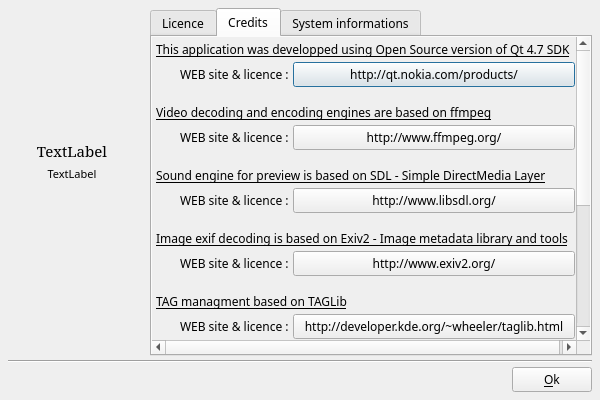
<?xml version="1.0" encoding="UTF-8"?>
<ui version="4.0">
 <class>DlgAbout</class>
 <widget class="QDialog" name="DlgAbout">
  <property name="geometry">
   <rect>
    <x>0</x>
    <y>0</y>
    <width>600</width>
    <height>400</height>
   </rect>
  </property>
  <property name="minimumSize">
   <size>
    <width>600</width>
    <height>400</height>
   </size>
  </property>
  <property name="font">
   <font>
    <family>Sans Serif</family>
    <pointsize>9</pointsize>
   </font>
  </property>
  <property name="windowTitle">
   <string>About</string>
  </property>
  <layout class="QVBoxLayout" name="verticalLayout">
   <property name="spacing">
    <number>4</number>
   </property>
   <property name="margin">
    <number>8</number>
   </property>
   <item>
    <layout class="QGridLayout" name="gridLayout">
     <item row="0" column="0">
      <widget class="QLabel" name="label">
       <property name="sizePolicy">
        <sizepolicy hsizetype="Fixed" vsizetype="Fixed">
         <horstretch>0</horstretch>
         <verstretch>0</verstretch>
        </sizepolicy>
       </property>
       <property name="minimumSize">
        <size>
         <width>128</width>
         <height>128</height>
        </size>
       </property>
       <property name="maximumSize">
        <size>
         <width>128</width>
         <height>128</height>
        </size>
       </property>
       <property name="text">
        <string notr="true"/>
       </property>
       <property name="pixmap">
        <pixmap>:/img/logo_big.png</pixmap>
       </property>
       <property name="scaledContents">
        <bool>true</bool>
       </property>
      </widget>
     </item>
     <item row="3" column="0">
      <spacer name="verticalSpacer">
       <property name="orientation">
        <enum>Qt::Vertical</enum>
       </property>
       <property name="sizeHint" stdset="0">
        <size>
         <width>20</width>
         <height>40</height>
        </size>
       </property>
      </spacer>
     </item>
     <item row="0" column="1" rowspan="4">
      <layout class="QVBoxLayout" name="verticalLayout_2">
       <property name="leftMargin">
        <number>10</number>
       </property>
       <item>
        <widget class="QTabWidget" name="tabWidget">
         <property name="currentIndex">
          <number>1</number>
         </property>
         <widget class="QWidget" name="tab_2">
          <attribute name="title">
           <string>Licence</string>
          </attribute>
          <layout class="QVBoxLayout" name="verticalLayout_4">
           <property name="spacing">
            <number>4</number>
           </property>
           <property name="margin">
            <number>4</number>
           </property>
           <item>
            <widget class="QLabel" name="label_18">
             <property name="text">
              <string>Copyright (C) 2011-2012 Dominique Levray</string>
             </property>
            </widget>
           </item>
           <item>
            <widget class="QLabel" name="label_19">
             <property name="text">
              <string>This software is licensed under the GPL version 2 :</string>
             </property>
            </widget>
           </item>
           <item>
            <widget class="QPlainTextEdit" name="plainTextEdit">
             <property name="plainText">
              <string notr="true">GNU GENERAL PUBLIC LICENSE

Version 2, June 1991

Copyright (C) 1989, 1991 Free Software Foundation, Inc., 51 Franklin Street, Fifth Floor, Boston, MA 02110-1301 USA Everyone is permitted to copy and distribute verbatim copies of this license document, but changing it is not allowed.

Preamble
The licenses for most software are designed to take away your freedom to share and change it. By contrast, the GNU General Public License is intended to guarantee your freedom to share and change free software--to make sure the software is free for all its users. This General Public License applies to most of the Free Software Foundation's software and to any other program whose authors commit to using it. (Some other Free Software Foundation software is covered by the GNU Lesser General Public License instead.) You can apply it to your programs, too.
When we speak of free software, we are referring to freedom, not price. Our General Public Licenses are designed to make sure that you have the freedom to distribute copies of free software (and charge for this service if you wish), that you receive source code or can get it if you want it, that you can change the software or use pieces of it in new free programs; and that you know you can do these things.
To protect your rights, we need to make restrictions that forbid anyone to deny you these rights or to ask you to surrender the rights. These restrictions translate to certain responsibilities for you if you distribute copies of the software, or if you modify it.
For example, if you distribute copies of such a program, whether gratis or for a fee, you must give the recipients all the rights that you have. You must make sure that they, too, receive or can get the source code. And you must show them these terms so they know their rights.
We protect your rights with two steps: (1) copyright the software, and (2) offer you this license which gives you legal permission to copy, distribute and/or modify the software.
Also, for each author's protection and ours, we want to make certain that everyone understands that there is no warranty for this free software. If the software is modified by someone else and passed on, we want its recipients to know that what they have is not the original, so that any problems introduced by others will not reflect on the original authors' reputations.
Finally, any free program is threatened constantly by software patents. We wish to avoid the danger that redistributors of a free program will individually obtain patent licenses, in effect making the program proprietary. To prevent this, we have made it clear that any patent must be licensed for everyone's free use or not licensed at all.
The precise terms and conditions for copying, distribution and modification follow.

GNU GENERAL PUBLIC LICENSE

TERMS AND CONDITIONS FOR COPYING, DISTRIBUTION AND MODIFICATION
0. This License applies to any program or other work which contains a notice placed by the copyright holder saying it may be distributed under the terms of this General Public License. The &quot;Program&quot;, below, refers to any such program or work, and a &quot;work based on the Program&quot; means either the Program or any derivative work under copyright law: that is to say, a work containing the Program or a portion of it, either verbatim or with modifications and/or translated into another language. (Hereinafter, translation is included without limitation in the term &quot;modification&quot;.) Each licensee is addressed as &quot;you&quot;.
Activities other than copying, distribution and modification are not covered by this License; they are outside its scope. The act of running the Program is not restricted, and the output from the Program is covered only if its contents constitute a work based on the Program (independent of having been made by running the Program). Whether that is true depends on what the Program does.

1. You may copy and distribute verbatim copies of the Program's source code as you receive it, in any medium, provided that you conspicuously and appropriately publish on each copy an appropriate copyright notice and disclaimer of warranty; keep intact all the notices that refer to this License and to the absence of any warranty; and give any other recipients of the Program a copy of this License along with the Program.
You may charge a fee for the physical act of transferring a copy, and you may at your option offer warranty protection in exchange for a fee.

2. You may modify your copy or copies of the Program or any portion of it, thus forming a work based on the Program, and copy and distribute such modifications or work under the terms of Section 1 above, provided that you also meet all of these conditions:
a) You must cause the modified files to carry prominent notices stating that you changed the files and the date of any change.
b) You must cause any work that you distribute or publish, that in whole or in part contains or is derived from the Program or any part thereof, to be licensed as a whole at no charge to all third parties under the terms of this License.
c) If the modified program normally reads commands interactively when run, you must cause it, when started running for such interactive use in the most ordinary way, to print or display an announcement including an appropriate copyright notice and a notice that there is no warranty (or else, saying that you provide a warranty) and that users may redistribute the program under these conditions, and telling the user how to view a copy of this License. (Exception: if the Program itself is interactive but does not normally print such an announcement, your work based on the Program is not required to print an announcement.)
These requirements apply to the modified work as a whole. If identifiable sections of that work are not derived from the Program, and can be reasonably considered independent and separate works in themselves, then this License, and its terms, do not apply to those sections when you distribute them as separate works. But when you distribute the same sections as part of a whole which is a work based on the Program, the distribution of the whole must be on the terms of this License, whose permissions for other licensees extend to the entire whole, and thus to each and every part regardless of who wrote it.
Thus, it is not the intent of this section to claim rights or contest your rights to work written entirely by you; rather, the intent is to exercise the right to control the distribution of derivative or collective works based on the Program.
In addition, mere aggregation of another work not based on the Program with the Program (or with a work based on the Program) on a volume of a storage or distribution medium does not bring the other work under the scope of this License.

3. You may copy and distribute the Program (or a work based on it, under Section 2) in object code or executable form under the terms of Sections 1 and 2 above provided that you also do one of the following:
a) Accompany it with the complete corresponding machine-readable source code, which must be distributed under the terms of Sections 1 and 2 above on a medium customarily used for software interchange; or,
b) Accompany it with a written offer, valid for at least three years, to give any third party, for a charge no more than your cost of physically performing source distribution, a complete machine-readable copy of the corresponding source code, to be distributed under the terms of Sections 1 and 2 above on a medium customarily used for software interchange; or,
c) Accompany it with the information you received as to the offer to distribute corresponding source code. (This alternative is allowed only for noncommercial distribution and only if you received the program in object code or executable form with such an offer, in accord with Subsection b above.)
The source code for a work means the preferred form of the work for making modifications to it. For an executable work, complete source code means all the source code for all modules it contains, plus any associated interface definition files, plus the scripts used to control compilation and installation of the executable. However, as a special exception, the source code distributed need not include anything that is normally distributed (in either source or binary form) with the major components (compiler, kernel, and so on) of the operating system on which the executable runs, unless that component itself accompanies the executable.
If distribution of executable or object code is made by offering access to copy from a designated place, then offering equivalent access to copy the source code from the same place counts as distribution of the source code, even though third parties are not compelled to copy the source along with the object code.

4. You may not copy, modify, sublicense, or distribute the Program except as expressly provided under this License. Any attempt otherwise to copy, modify, sublicense or distribute the Program is void, and will automatically terminate your rights under this License. However, parties who have received copies, or rights, from you under this License will not have their licenses terminated so long as such parties remain in full compliance.

5. You are not required to accept this License, since you have not signed it. However, nothing else grants you permission to modify or distribute the Program or its derivative works. These actions are prohibited by law if you do not accept this License. Therefore, by modifying or distributing the Program (or any work based on the Program), you indicate your acceptance of this License to do so, and all its terms and conditions for copying, distributing or modifying the Program or works based on it.

6. Each time you redistribute the Program (or any work based on the Program), the recipient automatically receives a license from the original licensor to copy, distribute or modify the Program subject to these terms and conditions. You may not impose any further restrictions on the recipients' exercise of the rights granted herein. You are not responsible for enforcing compliance by third parties to this License.

7. If, as a consequence of a court judgment or allegation of patent infringement or for any other reason (not limited to patent issues), conditions are imposed on you (whether by court order, agreement or otherwise) that contradict the conditions of this License, they do not excuse you from the conditions of this License. If you cannot distribute so as to satisfy simultaneously your obligations under this License and any other pertinent obligations, then as a consequence you may not distribute the Program at all. For example, if a patent license would not permit royalty-free redistribution of the Program by all those who receive copies directly or indirectly through you, then the only way you could satisfy both it and this License would be to refrain entirely from distribution of the Program.
If any portion of this section is held invalid or unenforceable under any particular circumstance, the balance of the section is intended to apply and the section as a whole is intended to apply in other circumstances.
It is not the purpose of this section to induce you to infringe any patents or other property right claims or to contest validity of any such claims; this section has the sole purpose of protecting the integrity of the free software distribution system, which is implemented by public license practices. Many people have made generous contributions to the wide range of software distributed through that system in reliance on consistent application of that system; it is up to the author/donor to decide if he or she is willing to distribute software through any other system and a licensee cannot impose that choice.
This section is intended to make thoroughly clear what is believed to be a consequence of the rest of this License.

8. If the distribution and/or use of the Program is restricted in certain countries either by patents or by copyrighted interfaces, the original copyright holder who places the Program under this License may add an explicit geographical distribution limitation excluding those countries, so that distribution is permitted only in or among countries not thus excluded. In such case, this License incorporates the limitation as if written in the body of this License.

9. The Free Software Foundation may publish revised and/or new versions of the General Public License from time to time. Such new versions will be similar in spirit to the present version, but may differ in detail to address new problems or concerns.
Each version is given a distinguishing version number. If the Program specifies a version number of this License which applies to it and &quot;any later version&quot;, you have the option of following the terms and conditions either of that version or of any later version published by the Free Software Foundation. If the Program does not specify a version number of this License, you may choose any version ever published by the Free Software Foundation.

10. If you wish to incorporate parts of the Program into other free programs whose distribution conditions are different, write to the author to ask for permission. For software which is copyrighted by the Free Software Foundation, write to the Free Software Foundation; we sometimes make exceptions for this. Our decision will be guided by the two goals of preserving the free status of all derivatives of our free software and of promoting the sharing and reuse of software generally.

NO WARRANTY

11. BECAUSE THE PROGRAM IS LICENSED FREE OF CHARGE, THERE IS NO WARRANTY FOR THE PROGRAM, TO THE EXTENT PERMITTED BY APPLICABLE LAW. EXCEPT WHEN OTHERWISE STATED IN WRITING THE COPYRIGHT HOLDERS AND/OR OTHER PARTIES PROVIDE THE PROGRAM &quot;AS IS&quot; WITHOUT WARRANTY OF ANY KIND, EITHER EXPRESSED OR IMPLIED, INCLUDING, BUT NOT LIMITED TO, THE IMPLIED WARRANTIES OF MERCHANTABILITY AND FITNESS FOR A PARTICULAR PURPOSE. THE ENTIRE RISK AS TO THE QUALITY AND PERFORMANCE OF THE PROGRAM IS WITH YOU. SHOULD THE PROGRAM PROVE DEFECTIVE, YOU ASSUME THE COST OF ALL NECESSARY SERVICING, REPAIR OR CORRECTION.

12. IN NO EVENT UNLESS REQUIRED BY APPLICABLE LAW OR AGREED TO IN WRITING WILL ANY COPYRIGHT HOLDER, OR ANY OTHER PARTY WHO MAY MODIFY AND/OR REDISTRIBUTE THE PROGRAM AS PERMITTED ABOVE, BE LIABLE TO YOU FOR DAMAGES, INCLUDING ANY GENERAL, SPECIAL, INCIDENTAL OR CONSEQUENTIAL DAMAGES ARISING OUT OF THE USE OR INABILITY TO USE THE PROGRAM (INCLUDING BUT NOT LIMITED TO LOSS OF DATA OR DATA BEING RENDERED INACCURATE OR LOSSES SUSTAINED BY YOU OR THIRD PARTIES OR A FAILURE OF THE PROGRAM TO OPERATE WITH ANY OTHER PROGRAMS), EVEN IF SUCH HOLDER OR OTHER PARTY HAS BEEN ADVISED OF THE POSSIBILITY OF SUCH DAMAGES.
END OF TERMS AND CONDITIONS
How to Apply These Terms to Your New Programs
If you develop a new program, and you want it to be of the greatest possible use to the public, the best way to achieve this is to make it free software which everyone can redistribute and change under these terms.
To do so, attach the following notices to the program. It is safest to attach them to the start of each source file to most effectively convey the exclusion of warranty; and each file should have at least the &quot;copyright&quot; line and a pointer to where the full notice is found.
&lt;one line to give the program's name and a brief idea of what it does.&gt;
Copyright (C) &lt;year&gt; &lt;name of author&gt;
This program is free software; you can redistribute it and/or modify it under the terms of the GNU General Public License as published by the Free Software Foundation; either version 2 of the License, or (at your option) any later version.
This program is distributed in the hope that it will be useful, but WITHOUT ANY WARRANTY; without even the implied warranty of MERCHANTABILITY or FITNESS FOR A PARTICULAR PURPOSE. See the GNU General Public License for more details.
You should have received a copy of the GNU General Public License along with this program; if not, write to the Free Software Foundation, Inc., 51 Franklin Street, Fifth Floor, Boston, MA 02110-1301 USA.
Also add information on how to contact you by electronic and paper mail.
If the program is interactive, make it output a short notice like this when it starts in an interactive mode:
Gnomovision version 69, Copyright (C) year name of author
Gnomovision comes with ABSOLUTELY NO WARRANTY; for details type `show w'.
This is free software, and you are welcome to redistribute it under certain conditions; type `show c' for details.
The hypothetical commands `show w' and `show c' should show the appropriate parts of the General Public License. Of course, the commands you use may be called something other than `show w' and `show c'; they could even be mouse-clicks or menu items--whatever suits your program.
You should also get your employer (if you work as a programmer) or your school, if any, to sign a &quot;copyright disclaimer&quot; for the program, if necessary. Here is a sample; alter the names:
Yoyodyne, Inc., hereby disclaims all copyright interest in the program
`Gnomovision' (which makes passes at compilers) written by James Hacker.
&lt;signature of Ty Coon&gt;, 1 April 1989
Ty Coon, President of Vice

This General Public License does not permit incorporating your program into proprietary programs. If your program is a subroutine library, you may consider it more useful to permit linking proprietary applications with the library. If this is what you want to do, use the GNU Lesser General Public License instead of this License.</string>
             </property>
             <property name="textInteractionFlags">
              <set>Qt::TextSelectableByKeyboard|Qt::TextSelectableByMouse</set>
             </property>
            </widget>
           </item>
          </layout>
         </widget>
         <widget class="QWidget" name="tab_3">
          <attribute name="title">
           <string>Credits</string>
          </attribute>
          <layout class="QVBoxLayout" name="verticalLayout_5">
           <property name="spacing">
            <number>0</number>
           </property>
           <property name="margin">
            <number>0</number>
           </property>
           <item>
            <widget class="QScrollArea" name="scrollArea">
             <property name="frameShape">
              <enum>QFrame::NoFrame</enum>
             </property>
             <property name="horizontalScrollBarPolicy">
              <enum>Qt::ScrollBarAsNeeded</enum>
             </property>
             <property name="widgetResizable">
              <bool>true</bool>
             </property>
             <widget class="QWidget" name="scrollAreaWidgetContents">
              <property name="geometry">
               <rect>
                <x>0</x>
                <y>-77</y>
                <width>495</width>
                <height>537</height>
               </rect>
              </property>
              <layout class="QGridLayout" name="gridLayout_2">
               <property name="margin">
                <number>4</number>
               </property>
               <property name="spacing">
                <number>4</number>
               </property>
               <item row="0" column="0" colspan="3">
                <widget class="QLabel" name="label_2">
                 <property name="font">
                  <font>
                   <underline>true</underline>
                  </font>
                 </property>
                 <property name="text">
                  <string>This application was developped using Open Source version of Qt 4.7 SDK</string>
                 </property>
                 <property name="wordWrap">
                  <bool>true</bool>
                 </property>
                </widget>
               </item>
               <item row="1" column="1">
                <widget class="QLabel" name="label_3">
                 <property name="text">
                  <string>WEB site &amp; licence :</string>
                 </property>
                </widget>
               </item>
               <item row="1" column="0">
                <widget class="QLabel" name="label_4">
                 <property name="minimumSize">
                  <size>
                   <width>20</width>
                   <height>0</height>
                  </size>
                 </property>
                 <property name="maximumSize">
                  <size>
                   <width>20</width>
                   <height>16777215</height>
                  </size>
                 </property>
                 <property name="text">
                  <string/>
                 </property>
                </widget>
               </item>
               <item row="2" column="0" colspan="3">
                <widget class="QLabel" name="label_5">
                 <property name="minimumSize">
                  <size>
                   <width>0</width>
                   <height>30</height>
                  </size>
                 </property>
                 <property name="font">
                  <font>
                   <underline>true</underline>
                  </font>
                 </property>
                 <property name="text">
                  <string>Video decoding and encoding engines are based on ffmpeg</string>
                 </property>
                 <property name="alignment">
                  <set>Qt::AlignBottom|Qt::AlignLeading|Qt::AlignLeft</set>
                 </property>
                 <property name="wordWrap">
                  <bool>true</bool>
                 </property>
                </widget>
               </item>
               <item row="3" column="1">
                <widget class="QLabel" name="label_7">
                 <property name="text">
                  <string>WEB site &amp; licence :</string>
                 </property>
                </widget>
               </item>
               <item row="4" column="0" colspan="3">
                <widget class="QLabel" name="label_8">
                 <property name="minimumSize">
                  <size>
                   <width>0</width>
                   <height>30</height>
                  </size>
                 </property>
                 <property name="font">
                  <font>
                   <underline>true</underline>
                  </font>
                 </property>
                 <property name="text">
                  <string>Sound engine for preview is based on SDL - Simple DirectMedia Layer</string>
                 </property>
                 <property name="alignment">
                  <set>Qt::AlignBottom|Qt::AlignLeading|Qt::AlignLeft</set>
                 </property>
                 <property name="wordWrap">
                  <bool>true</bool>
                 </property>
                </widget>
               </item>
               <item row="5" column="1">
                <widget class="QLabel" name="label_9">
                 <property name="text">
                  <string>WEB site &amp; licence :</string>
                 </property>
                </widget>
               </item>
               <item row="6" column="0" colspan="3">
                <widget class="QLabel" name="label_10">
                 <property name="minimumSize">
                  <size>
                   <width>0</width>
                   <height>30</height>
                  </size>
                 </property>
                 <property name="font">
                  <font>
                   <underline>true</underline>
                  </font>
                 </property>
                 <property name="text">
                  <string>Image exif decoding is based on Exiv2 - Image metadata library and tools</string>
                 </property>
                 <property name="alignment">
                  <set>Qt::AlignBottom|Qt::AlignLeading|Qt::AlignLeft</set>
                 </property>
                 <property name="wordWrap">
                  <bool>true</bool>
                 </property>
                </widget>
               </item>
               <item row="7" column="1">
                <widget class="QLabel" name="label_11">
                 <property name="text">
                  <string>WEB site &amp; licence :</string>
                 </property>
                </widget>
               </item>
               <item row="16" column="0" colspan="3">
                <widget class="QLabel" name="label_12">
                 <property name="minimumSize">
                  <size>
                   <width>0</width>
                   <height>30</height>
                  </size>
                 </property>
                 <property name="font">
                  <font>
                   <underline>true</underline>
                  </font>
                 </property>
                 <property name="text">
                  <string>Other images and graphical material are using Creative Common Licence  2</string>
                 </property>
                 <property name="alignment">
                  <set>Qt::AlignBottom|Qt::AlignLeading|Qt::AlignLeft</set>
                 </property>
                 <property name="wordWrap">
                  <bool>true</bool>
                 </property>
                </widget>
               </item>
               <item row="18" column="1">
                <widget class="QLabel" name="label_13">
                 <property name="text">
                  <string>C.C. WEB site :</string>
                 </property>
                </widget>
               </item>
               <item row="14" column="1">
                <widget class="QLabel" name="label_15">
                 <property name="text">
                  <string>WEB site &amp; licence :</string>
                 </property>
                </widget>
               </item>
               <item row="13" column="0" colspan="3">
                <widget class="QLabel" name="label_14">
                 <property name="minimumSize">
                  <size>
                   <width>0</width>
                   <height>30</height>
                  </size>
                 </property>
                 <property name="font">
                  <font>
                   <underline>true</underline>
                  </font>
                 </property>
                 <property name="text">
                  <string>Many icons are from the Crystal Project</string>
                 </property>
                 <property name="alignment">
                  <set>Qt::AlignBottom|Qt::AlignLeading|Qt::AlignLeft</set>
                 </property>
                 <property name="wordWrap">
                  <bool>true</bool>
                 </property>
                </widget>
               </item>
               <item row="10" column="0" colspan="3">
                <widget class="QLabel" name="label_16">
                 <property name="minimumSize">
                  <size>
                   <width>0</width>
                   <height>30</height>
                  </size>
                 </property>
                 <property name="font">
                  <font>
                   <underline>true</underline>
                  </font>
                 </property>
                 <property name="text">
                  <string>Image effects are based on fmt_filters</string>
                 </property>
                 <property name="alignment">
                  <set>Qt::AlignBottom|Qt::AlignLeading|Qt::AlignLeft</set>
                 </property>
                 <property name="wordWrap">
                  <bool>true</bool>
                 </property>
                </widget>
               </item>
               <item row="12" column="1">
                <widget class="QLabel" name="label_17">
                 <property name="text">
                  <string>WEB site &amp; licence :</string>
                 </property>
                </widget>
               </item>
               <item row="19" column="2">
                <spacer name="verticalSpacer_2">
                 <property name="orientation">
                  <enum>Qt::Vertical</enum>
                 </property>
                 <property name="sizeHint" stdset="0">
                  <size>
                   <width>20</width>
                   <height>40</height>
                  </size>
                 </property>
                </spacer>
               </item>
               <item row="1" column="2">
                <widget class="QPushButton" name="QtWebSiteBT">
                 <property name="sizePolicy">
                  <sizepolicy hsizetype="Expanding" vsizetype="Fixed">
                   <horstretch>0</horstretch>
                   <verstretch>0</verstretch>
                  </sizepolicy>
                 </property>
                 <property name="text">
                  <string notr="true">http://qt.nokia.com/products/</string>
                 </property>
                 <property name="icon">
                  <iconset>
                   <normaloff>:/img/Internet.png</normaloff>:/img/Internet.png</iconset>
                 </property>
                </widget>
               </item>
               <item row="3" column="2">
                <widget class="QPushButton" name="ffMPEGWebSiteBT">
                 <property name="sizePolicy">
                  <sizepolicy hsizetype="Preferred" vsizetype="Fixed">
                   <horstretch>0</horstretch>
                   <verstretch>0</verstretch>
                  </sizepolicy>
                 </property>
                 <property name="text">
                  <string notr="true">http://www.ffmpeg.org/</string>
                 </property>
                 <property name="icon">
                  <iconset>
                   <normaloff>:/img/Internet.png</normaloff>:/img/Internet.png</iconset>
                 </property>
                </widget>
               </item>
               <item row="5" column="2">
                <widget class="QPushButton" name="SDLWebSiteBT">
                 <property name="sizePolicy">
                  <sizepolicy hsizetype="Preferred" vsizetype="Fixed">
                   <horstretch>0</horstretch>
                   <verstretch>0</verstretch>
                  </sizepolicy>
                 </property>
                 <property name="text">
                  <string notr="true">http://www.libsdl.org/</string>
                 </property>
                 <property name="icon">
                  <iconset>
                   <normaloff>:/img/Internet.png</normaloff>:/img/Internet.png</iconset>
                 </property>
                </widget>
               </item>
               <item row="7" column="2">
                <widget class="QPushButton" name="EXIV2WebSiteBT">
                 <property name="sizePolicy">
                  <sizepolicy hsizetype="Preferred" vsizetype="Fixed">
                   <horstretch>0</horstretch>
                   <verstretch>0</verstretch>
                  </sizepolicy>
                 </property>
                 <property name="text">
                  <string notr="true">http://www.exiv2.org/</string>
                 </property>
                 <property name="icon">
                  <iconset>
                   <normaloff>:/img/Internet.png</normaloff>:/img/Internet.png</iconset>
                 </property>
                </widget>
               </item>
               <item row="12" column="2">
                <widget class="QPushButton" name="FMTFWebSiteBT">
                 <property name="sizePolicy">
                  <sizepolicy hsizetype="Preferred" vsizetype="Fixed">
                   <horstretch>0</horstretch>
                   <verstretch>0</verstretch>
                  </sizepolicy>
                 </property>
                 <property name="text">
                  <string notr="true">http://ksquirrel.sourceforge.net/subprojects.php</string>
                 </property>
                 <property name="icon">
                  <iconset>
                   <normaloff>:/img/Internet.png</normaloff>:/img/Internet.png</iconset>
                 </property>
                </widget>
               </item>
               <item row="14" column="2">
                <widget class="QPushButton" name="CrystalWebSiteBT">
                 <property name="sizePolicy">
                  <sizepolicy hsizetype="Preferred" vsizetype="Fixed">
                   <horstretch>0</horstretch>
                   <verstretch>0</verstretch>
                  </sizepolicy>
                 </property>
                 <property name="text">
                  <string notr="true">http://www.everaldo.com/crystal/</string>
                 </property>
                 <property name="icon">
                  <iconset>
                   <normaloff>:/img/Internet.png</normaloff>:/img/Internet.png</iconset>
                 </property>
                </widget>
               </item>
               <item row="18" column="2">
                <widget class="QPushButton" name="CC2WebSiteBT">
                 <property name="sizePolicy">
                  <sizepolicy hsizetype="Preferred" vsizetype="Fixed">
                   <horstretch>0</horstretch>
                   <verstretch>0</verstretch>
                  </sizepolicy>
                 </property>
                 <property name="text">
                  <string notr="true">http://creativecommons.org/</string>
                 </property>
                 <property name="icon">
                  <iconset>
                   <normaloff>:/img/Internet.png</normaloff>:/img/Internet.png</iconset>
                 </property>
                </widget>
               </item>
               <item row="8" column="0" colspan="3">
                <widget class="QLabel" name="label_20">
                 <property name="minimumSize">
                  <size>
                   <width>0</width>
                   <height>30</height>
                  </size>
                 </property>
                 <property name="font">
                  <font>
                   <underline>true</underline>
                  </font>
                 </property>
                 <property name="text">
                  <string>TAG managment based on TAGLib</string>
                 </property>
                 <property name="alignment">
                  <set>Qt::AlignBottom|Qt::AlignLeading|Qt::AlignLeft</set>
                 </property>
                 <property name="wordWrap">
                  <bool>true</bool>
                 </property>
                </widget>
               </item>
               <item row="9" column="1">
                <widget class="QLabel" name="label_21">
                 <property name="text">
                  <string>WEB site &amp; licence :</string>
                 </property>
                </widget>
               </item>
               <item row="9" column="2">
                <widget class="QPushButton" name="TAGLibWebSiteBT">
                 <property name="sizePolicy">
                  <sizepolicy hsizetype="Preferred" vsizetype="Fixed">
                   <horstretch>0</horstretch>
                   <verstretch>0</verstretch>
                  </sizepolicy>
                 </property>
                 <property name="text">
                  <string notr="true">http://developer.kde.org/~wheeler/taglib.html</string>
                 </property>
                 <property name="icon">
                  <iconset>
                   <normaloff>SubProjects/ffDiaporamaMMFiler/:/img/Internet.png</normaloff>SubProjects/ffDiaporamaMMFiler/:/img/Internet.png</iconset>
                 </property>
                </widget>
               </item>
              </layout>
             </widget>
            </widget>
           </item>
          </layout>
         </widget>
         <widget class="QWidget" name="tab_4">
          <attribute name="title">
           <string>System informations</string>
          </attribute>
          <layout class="QVBoxLayout" name="verticalLayout_6">
           <property name="spacing">
            <number>0</number>
           </property>
           <property name="margin">
            <number>0</number>
           </property>
           <item>
            <widget class="QTextEdit" name="SystemInfoED">
             <property name="frameShape">
              <enum>QFrame::NoFrame</enum>
             </property>
             <property name="lineWrapMode">
              <enum>QTextEdit::NoWrap</enum>
             </property>
             <property name="readOnly">
              <bool>true</bool>
             </property>
             <property name="html">
              <string notr="true">&lt;!DOCTYPE HTML PUBLIC &quot;-//W3C//DTD HTML 4.0//EN&quot; &quot;http://www.w3.org/TR/REC-html40/strict.dtd&quot;&gt;
&lt;html&gt;&lt;head&gt;&lt;meta name=&quot;qrichtext&quot; content=&quot;1&quot; /&gt;&lt;style type=&quot;text/css&quot;&gt;
p, li { white-space: pre-wrap; }
&lt;/style&gt;&lt;/head&gt;&lt;body style=&quot; font-family:'Sans Serif'; font-size:9pt; font-weight:400; font-style:normal;&quot;&gt;
&lt;p style=&quot;-qt-paragraph-type:empty; margin-top:0px; margin-bottom:0px; margin-left:0px; margin-right:0px; -qt-block-indent:0; text-indent:0px;&quot;&gt;&lt;/p&gt;&lt;/body&gt;&lt;/html&gt;</string>
             </property>
            </widget>
           </item>
          </layout>
         </widget>
        </widget>
       </item>
      </layout>
     </item>
     <item row="1" column="0">
      <widget class="QLabel" name="ApplicationNameLabel">
       <property name="font">
        <font>
         <family>Serif</family>
         <pointsize>11</pointsize>
         <stylestrategy>PreferAntialias</stylestrategy>
        </font>
       </property>
       <property name="styleSheet">
        <string notr="true">color: black;</string>
       </property>
       <property name="text">
        <string notr="true">TextLabel</string>
       </property>
       <property name="alignment">
        <set>Qt::AlignCenter</set>
       </property>
      </widget>
     </item>
     <item row="2" column="0">
      <widget class="QLabel" name="ApplicationReleaseLabel">
       <property name="font">
        <font>
         <pointsize>8</pointsize>
         <stylestrategy>PreferAntialias</stylestrategy>
        </font>
       </property>
       <property name="styleSheet">
        <string notr="true">color: black;</string>
       </property>
       <property name="text">
        <string notr="true">TextLabel</string>
       </property>
       <property name="alignment">
        <set>Qt::AlignCenter</set>
       </property>
      </widget>
     </item>
    </layout>
   </item>
   <item>
    <widget class="Line" name="line">
     <property name="orientation">
      <enum>Qt::Horizontal</enum>
     </property>
    </widget>
   </item>
   <item>
    <layout class="QHBoxLayout" name="horizontalLayout">
     <property name="spacing">
      <number>0</number>
     </property>
     <property name="margin">
      <number>0</number>
     </property>
     <item>
      <spacer name="horizontalSpacer">
       <property name="orientation">
        <enum>Qt::Horizontal</enum>
       </property>
       <property name="sizeHint" stdset="0">
        <size>
         <width>40</width>
         <height>20</height>
        </size>
       </property>
      </spacer>
     </item>
     <item>
      <widget class="QPushButton" name="OKBT">
       <property name="text">
        <string>&amp;Ok</string>
       </property>
       <property name="icon">
        <iconset>
         <normaloff>:/img/action_ok.png</normaloff>:/img/action_ok.png</iconset>
       </property>
      </widget>
     </item>
    </layout>
   </item>
  </layout>
 </widget>
 <resources/>
 <connections/>
</ui>
